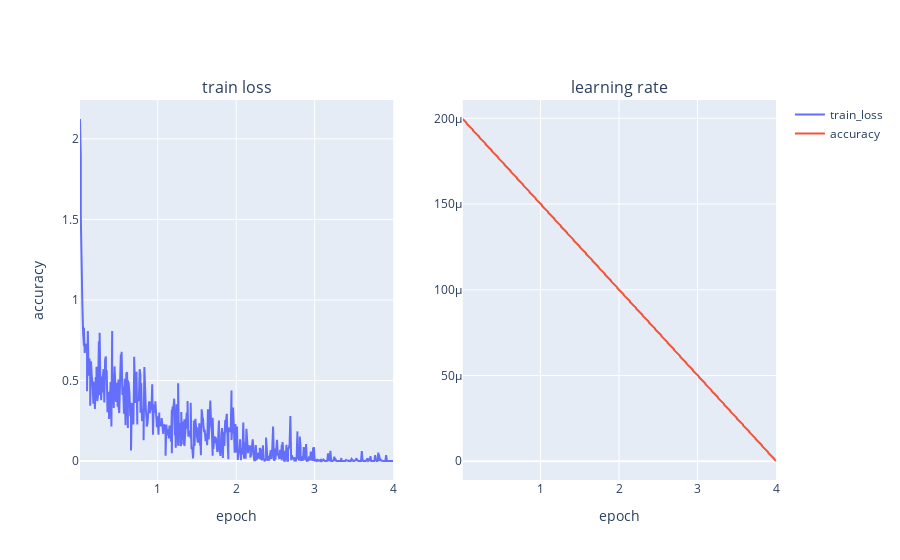

The code cell stored with this chart in its notebook:
### Code cell
import plotly.graph_objects as go
from plotly.subplots import make_subplots

fig = make_subplots(rows=1, cols=2, subplot_titles=['train loss', 'learning rate'])

fig.add_trace(go.Scatter(x=df_train_log['epoch'], y=df_train_log['loss'], name='train_loss'), row=1, col=1)
fig.update_xaxes(title="epoch", row=1, col=1)
fig.update_yaxes(title="loss", row=1, col=1)
fig.add_trace(go.Scatter(x=df_train_log['epoch'], y=df_train_log['learning_rate'], name='accuracy'), row=1, col=2)
fig.update_xaxes(title="epoch", row=1, col=2)
fig.update_yaxes(title="accuracy", row=1, col=1)
fig.show()

### Figure 1 — Plotly figure (JSON) as saved in the notebook; plotly's stock layout.template omitted (floating-point values rounded to 4 significant figures; data arrays with more than 128 entries replaced by an {"elided": "..."} marker saying what was removed)
{"data": [{"name": "train_loss", "type": "scatter", "x": {"elided": "501 float values"}, "xaxis": "x", "y": {"elided": "501 float values"}, "yaxis": "y"}, {"name": "accuracy", "type": "scatter", "x": {"elided": "501 float values"}, "xaxis": "x2", "y": {"elided": "501 float values"}, "yaxis": "y2"}], "layout": {"annotations": [{"font": {"size": 16}, "showarrow": false, "text": "train loss", "x": 0.225, "xanchor": "center", "xref": "paper", "y": 1, "yanchor": "bottom", "yref": "paper"}, {"font": {"size": 16}, "showarrow": false, "text": "learning rate", "x": 0.775, "xanchor": "center", "xref": "paper", "y": 1, "yanchor": "bottom", "yref": "paper"}], "xaxis": {"anchor": "y", "domain": [0, 0.45], "title": {"text": "epoch"}}, "xaxis2": {"anchor": "y2", "domain": [0.55, 1], "title": {"text": "epoch"}}, "yaxis": {"anchor": "x", "domain": [0, 1], "title": {"text": "accuracy"}}, "yaxis2": {"anchor": "x2", "domain": [0, 1]}}}
